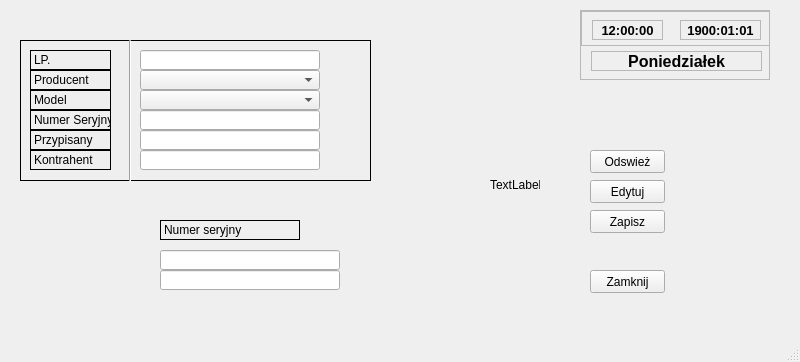
<?xml version="1.0" encoding="UTF-8"?>
<ui version="4.0">
 <class>UrzadzeniaListaEdytuj</class>
 <widget class="QMainWindow" name="UrzadzeniaListaEdytuj">
  <property name="geometry">
   <rect>
    <x>0</x>
    <y>0</y>
    <width>800</width>
    <height>362</height>
   </rect>
  </property>
  <property name="windowTitle">
   <string>MainWindow</string>
  </property>
  <widget class="QWidget" name="centralwidget">
   <widget class="QPushButton" name="pushButton">
    <property name="geometry">
     <rect>
      <x>590</x>
      <y>270</y>
      <width>75</width>
      <height>23</height>
     </rect>
    </property>
    <property name="text">
     <string>Zamknij</string>
    </property>
   </widget>
   <widget class="QScrollArea" name="scrollArea">
    <property name="geometry">
     <rect>
      <x>580</x>
      <y>10</y>
      <width>190</width>
      <height>70</height>
     </rect>
    </property>
    <property name="widgetResizable">
     <bool>true</bool>
    </property>
    <widget class="QWidget" name="scrollAreaWidgetContents">
     <property name="geometry">
      <rect>
       <x>0</x>
       <y>0</y>
       <width>188</width>
       <height>68</height>
      </rect>
     </property>
     <widget class="QLabel" name="labelDzien">
      <property name="geometry">
       <rect>
        <x>10</x>
        <y>40</y>
        <width>171</width>
        <height>20</height>
       </rect>
      </property>
      <property name="font">
       <font>
        <pointsize>12</pointsize>
        <weight>75</weight>
        <bold>true</bold>
       </font>
      </property>
      <property name="frameShape">
       <enum>QFrame::StyledPanel</enum>
      </property>
      <property name="text">
       <string>Poniedziałek</string>
      </property>
      <property name="alignment">
       <set>Qt::AlignCenter</set>
      </property>
      <property name="wordWrap">
       <bool>false</bool>
      </property>
     </widget>
     <widget class="QScrollArea" name="scrollArea_2">
      <property name="geometry">
       <rect>
        <x>0</x>
        <y>0</y>
        <width>190</width>
        <height>35</height>
       </rect>
      </property>
      <property name="widgetResizable">
       <bool>true</bool>
      </property>
      <widget class="QWidget" name="scrollAreaWidgetContents_2">
       <property name="geometry">
        <rect>
         <x>0</x>
         <y>0</y>
         <width>188</width>
         <height>33</height>
        </rect>
       </property>
       <widget class="QLabel" name="labelZegara">
        <property name="geometry">
         <rect>
          <x>10</x>
          <y>8</y>
          <width>71</width>
          <height>20</height>
         </rect>
        </property>
        <property name="font">
         <font>
          <pointsize>10</pointsize>
          <weight>75</weight>
          <bold>true</bold>
         </font>
        </property>
        <property name="frameShape">
         <enum>QFrame::StyledPanel</enum>
        </property>
        <property name="text">
         <string>12:00:00</string>
        </property>
        <property name="alignment">
         <set>Qt::AlignCenter</set>
        </property>
       </widget>
      </widget>
     </widget>
     <zorder>scrollArea_2</zorder>
     <zorder>labelDzien</zorder>
    </widget>
   </widget>
   <widget class="QLabel" name="labelDaty">
    <property name="geometry">
     <rect>
      <x>680</x>
      <y>20</y>
      <width>81</width>
      <height>20</height>
     </rect>
    </property>
    <property name="font">
     <font>
      <pointsize>10</pointsize>
      <weight>75</weight>
      <bold>true</bold>
     </font>
    </property>
    <property name="frameShape">
     <enum>QFrame::StyledPanel</enum>
    </property>
    <property name="text">
     <string>1900:01:01</string>
    </property>
    <property name="alignment">
     <set>Qt::AlignCenter</set>
    </property>
   </widget>
   <widget class="QFrame" name="frame">
    <property name="geometry">
     <rect>
      <x>20</x>
      <y>40</y>
      <width>351</width>
      <height>141</height>
     </rect>
    </property>
    <property name="frameShape">
     <enum>QFrame::Box</enum>
    </property>
    <property name="frameShadow">
     <enum>QFrame::Plain</enum>
    </property>
    <widget class="QLabel" name="lblLp1">
     <property name="geometry">
      <rect>
       <x>10</x>
       <y>10</y>
       <width>81</width>
       <height>20</height>
      </rect>
     </property>
     <property name="frameShape">
      <enum>QFrame::Panel</enum>
     </property>
     <property name="text">
      <string>LP.</string>
     </property>
    </widget>
    <widget class="QLabel" name="lblProd1">
     <property name="geometry">
      <rect>
       <x>10</x>
       <y>30</y>
       <width>81</width>
       <height>20</height>
      </rect>
     </property>
     <property name="frameShape">
      <enum>QFrame::Panel</enum>
     </property>
     <property name="text">
      <string>Producent</string>
     </property>
    </widget>
    <widget class="QLabel" name="lblPrzypis1">
     <property name="geometry">
      <rect>
       <x>10</x>
       <y>90</y>
       <width>81</width>
       <height>20</height>
      </rect>
     </property>
     <property name="frameShape">
      <enum>QFrame::Panel</enum>
     </property>
     <property name="text">
      <string>Przypisany</string>
     </property>
    </widget>
    <widget class="QLabel" name="lblModel1">
     <property name="geometry">
      <rect>
       <x>10</x>
       <y>50</y>
       <width>81</width>
       <height>20</height>
      </rect>
     </property>
     <property name="frameShape">
      <enum>QFrame::Panel</enum>
     </property>
     <property name="text">
      <string>Model</string>
     </property>
    </widget>
    <widget class="QLabel" name="lblKontrh1">
     <property name="geometry">
      <rect>
       <x>10</x>
       <y>110</y>
       <width>81</width>
       <height>20</height>
      </rect>
     </property>
     <property name="frameShape">
      <enum>QFrame::Panel</enum>
     </property>
     <property name="text">
      <string>Kontrahent</string>
     </property>
    </widget>
    <widget class="QLabel" name="lblNrsery1">
     <property name="geometry">
      <rect>
       <x>10</x>
       <y>70</y>
       <width>81</width>
       <height>20</height>
      </rect>
     </property>
     <property name="frameShape">
      <enum>QFrame::Panel</enum>
     </property>
     <property name="text">
      <string>Numer Seryjny</string>
     </property>
    </widget>
    <widget class="Line" name="line">
     <property name="geometry">
      <rect>
       <x>100</x>
       <y>0</y>
       <width>20</width>
       <height>171</height>
      </rect>
     </property>
     <property name="orientation">
      <enum>Qt::Vertical</enum>
     </property>
    </widget>
    <widget class="QLineEdit" name="lineEditKontrh2">
     <property name="geometry">
      <rect>
       <x>120</x>
       <y>110</y>
       <width>180</width>
       <height>20</height>
      </rect>
     </property>
    </widget>
    <widget class="QLineEdit" name="lineEditLp2">
     <property name="geometry">
      <rect>
       <x>120</x>
       <y>10</y>
       <width>180</width>
       <height>20</height>
      </rect>
     </property>
    </widget>
    <widget class="QLineEdit" name="lineEditNrsery2">
     <property name="geometry">
      <rect>
       <x>120</x>
       <y>70</y>
       <width>180</width>
       <height>20</height>
      </rect>
     </property>
    </widget>
    <widget class="QLineEdit" name="lineEditPrzypis2">
     <property name="geometry">
      <rect>
       <x>120</x>
       <y>90</y>
       <width>180</width>
       <height>20</height>
      </rect>
     </property>
    </widget>
    <widget class="QComboBox" name="comboBox">
     <property name="geometry">
      <rect>
       <x>120</x>
       <y>30</y>
       <width>180</width>
       <height>20</height>
      </rect>
     </property>
    </widget>
    <widget class="QComboBox" name="comboBox_2">
     <property name="geometry">
      <rect>
       <x>120</x>
       <y>50</y>
       <width>180</width>
       <height>20</height>
      </rect>
     </property>
    </widget>
   </widget>
   <widget class="QPushButton" name="pushButton_2">
    <property name="geometry">
     <rect>
      <x>590</x>
      <y>150</y>
      <width>75</width>
      <height>23</height>
     </rect>
    </property>
    <property name="text">
     <string>Odswież</string>
    </property>
   </widget>
   <widget class="QPushButton" name="pushButton_3">
    <property name="geometry">
     <rect>
      <x>590</x>
      <y>180</y>
      <width>75</width>
      <height>23</height>
     </rect>
    </property>
    <property name="text">
     <string>Edytuj</string>
    </property>
   </widget>
   <widget class="QPushButton" name="pushButton_4">
    <property name="geometry">
     <rect>
      <x>590</x>
      <y>210</y>
      <width>75</width>
      <height>23</height>
     </rect>
    </property>
    <property name="text">
     <string>Zapisz</string>
    </property>
   </widget>
   <widget class="QLabel" name="lblNrsery2">
    <property name="geometry">
     <rect>
      <x>160</x>
      <y>220</y>
      <width>140</width>
      <height>20</height>
     </rect>
    </property>
    <property name="frameShape">
     <enum>QFrame::Panel</enum>
    </property>
    <property name="text">
     <string>Numer seryjny</string>
    </property>
   </widget>
   <widget class="QLineEdit" name="lineEditProd2">
    <property name="geometry">
     <rect>
      <x>160</x>
      <y>250</y>
      <width>180</width>
      <height>20</height>
     </rect>
    </property>
   </widget>
   <widget class="QLineEdit" name="lineEditModel2">
    <property name="geometry">
     <rect>
      <x>160</x>
      <y>270</y>
      <width>180</width>
      <height>20</height>
     </rect>
    </property>
   </widget>
   <widget class="QLabel" name="lblCheckOkNo">
    <property name="geometry">
     <rect>
      <x>490</x>
      <y>160</y>
      <width>50</width>
      <height>50</height>
     </rect>
    </property>
    <property name="text">
     <string>TextLabel</string>
    </property>
   </widget>
  </widget>
  <widget class="QMenuBar" name="menubar">
   <property name="geometry">
    <rect>
     <x>0</x>
     <y>0</y>
     <width>800</width>
     <height>21</height>
    </rect>
   </property>
  </widget>
  <widget class="QStatusBar" name="statusbar"/>
 </widget>
 <resources/>
 <connections/>
</ui>
